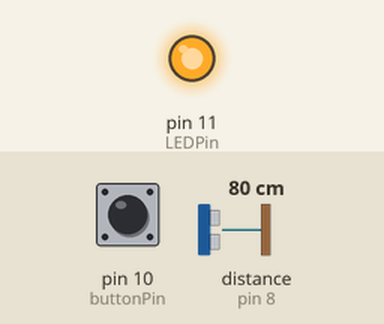
Bench run of a sketch on a simulated Arduino Uno, built with avr-gcc and run on an emulated ATmega328P. Parts: output pins drawn as LEDs (lit = HIGH). Wiring (inferred from the names in the program): ultrasonic range finder: trigger pin 9; echo pin 8. The inputs (shaded band) are chosen by the test bench; at power-on: pin 10 (buttonPin) HIGH, distance to the obstacle (sensor on pin 8) 80 cm. The echo pulse lasts 58.3 µs per cm; pins used as bus, display or sensor lines are not drawn; what the sketch prints to the serial monitor is not drawn.

Above: at 1.2 s.
1.3 s: pin 10 (buttonPin) pulled LOW for 0.25 s
Timing chart, 0 to 4.3 s (numbered marks = the images above; inputs shaded):
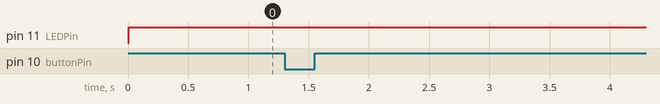

The sketch:

choir_codigo_arduino.ino
```cpp
const int NUM_SENSORS = 4;
int trigPins[NUM_SENSORS] = { 9, 7, 5, 3 };
int echoPins[NUM_SENSORS] = { 8, 6, 4, 12 };
const int buttonPin = 10;
const int LEDPin = 11;
int lastButtonState = HIGH;
long duration;
float distance;

void setup() {
  Serial.begin(9600);
  pinMode(LEDPin, OUTPUT);
  pinMode(buttonPin, INPUT_PULLUP);

  for (int i = 0; i < NUM_SENSORS; i++) {
    pinMode(trigPins[i], OUTPUT);
    pinMode(echoPins[i], INPUT);
  }
}

void loop() {
  bool anObjectIsClose = false;
  float d = -1;
  float n = -1;

  for (int i = 0; i < NUM_SENSORS; i++) {
    digitalWrite(trigPins[i], LOW);
    delayMicroseconds(2);
    digitalWrite(trigPins[i], HIGH);
    delayMicroseconds(10);
    digitalWrite(trigPins[i], LOW);

    duration = pulseIn(echoPins[i], HIGH, 18000);
    distance = (duration * 0.034) / 2;

    if (distance > 1 && distance < 100) {
      anObjectIsClose = true;
      d = distance;
      n = i;
      break;
    }
  }

 // Serial.println("d=" + (String)d + " n=" + (String)n);


  digitalWrite(LEDPin, anObjectIsClose ? HIGH : LOW);
  delay(200);

  int buttonState = digitalRead(buttonPin);
  if (buttonState != lastButtonState) {
    if (buttonState == LOW) Serial.println("Record");
    else Serial.println("Stop Recording");
    lastButtonState = buttonState;
  }
}
```

Measured:
- after the input at 1.3 s, every drawn part: stays the same
